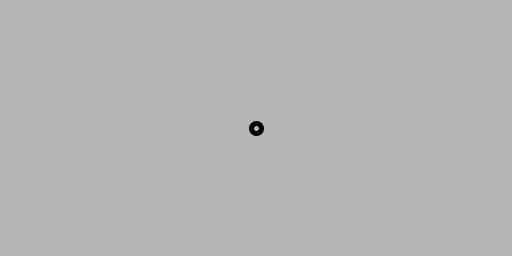
Frame 1 (no input)
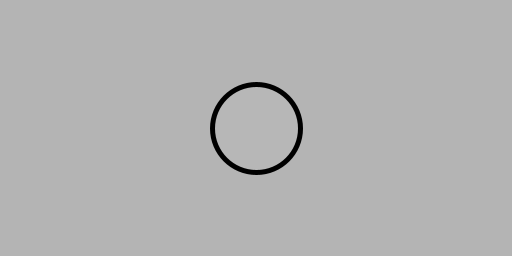
Frame 60 (the mouse pressed at the canvas centre just before this capture)
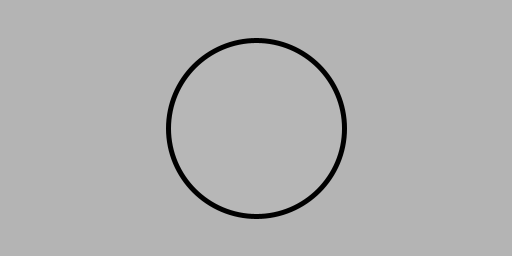
Frame 120 (the mouse held since frame 60 and released just before this capture)

The Processing sketch that drew these frames (run headless with seeded random() and noise(); from frame 60 on, the mouse is pressed at the canvas centre):

// Processing sketch: sample_08_array_3
// ── sample_08_array_3.pde
// growing circles


int diam = 10;
float centX, centY;

void setup() {
  size(512, 256);

  centX = width/2;
  centY = height/2;
  stroke(0);
  strokeWeight(5);
  fill(255, 10);
}

void draw() {
  background(180);
  ellipse(centX, centY, diam, diam);
  diam += 10;
  diam %= width;
}
